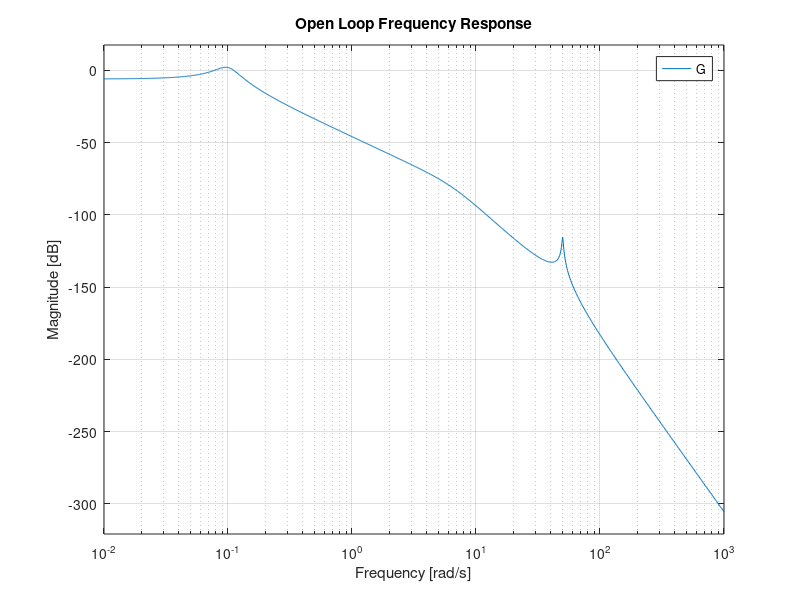
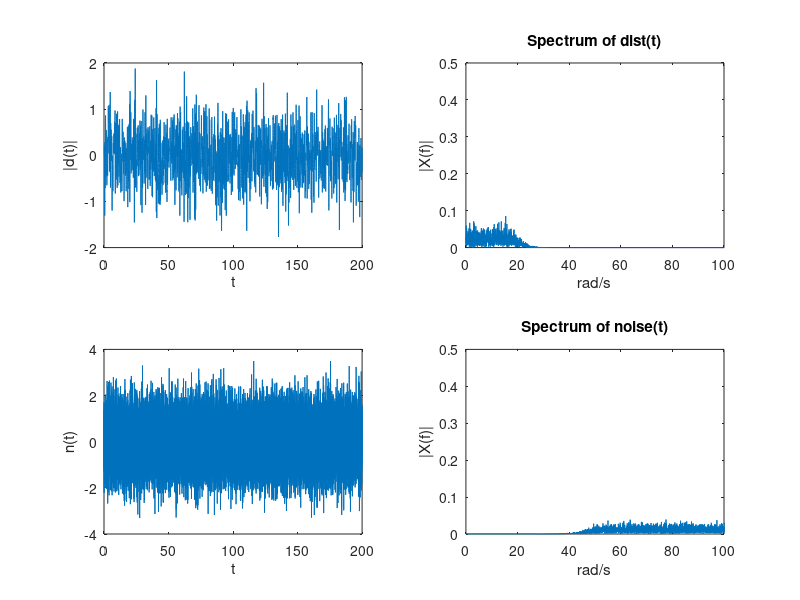

Write MATLAB code to recreate these figures, in order. (Note: this script raises an error after producing the figures.)
clear; clc; 
close all
%% Helicopter Model
s = tf('s');

Om1 = 0.1; z1 = 0.2; % Phugoid
Om2 = 6.5; z2 = 0.7; % Short period
Om3 = 50; z3 = 0.01; % Flex mode

G1 = tf(Om1^2,[1 2*z1*Om1 Om1^2]);
G2 = tf(Om2^2,[1 2*z2*Om2 Om2^2]);
G3 = tf(Om3^2,[1 2*z3*Om3 Om3^2]);
G = 0.5*G1*G2*G3;

figure("Name", "Open Loop Frequency Response")
bodemag(G); title('Open Loop Frequency Response')
% print -depsc plantBode.eps

%% Create disturbance and noise signals.
dt = 0.01; Fs = 1/dt;
F = 1/(s/5+1);
T = 0:dt:200;

% Create disturbance
D = 2*randn(length(T),1);
wc = (20/2/pi)/(Fs/2); % Normalized cutoff frequency (10 rqd/s)
[fb,fa] = butter(10,wc,'low'); % butter worth filter.
d = filter(fb,fa,D); % Now filter the disturbance. This generates colored noise
L = length(T)+1;

NFFT = 2^nextpow2(L); % Next power of 2 from length of y
Z = 2*fft(d,NFFT)/L;
f = Fs/2*linspace(0,1,NFFT/2+1); % Only interested in signals upto Fs/2 Hz.
absZ = abs(Z(1:NFFT/2+1));
figure(3);
subplot(2,2,1);plot(T,d); 
xlabel('t'); ylabel('|d(t)|');

subplot(2,2,2);plot(2*pi*f,absZ); axis([0 100 0 .5]);
title('Spectrum of dist(t)');
xlabel('rad/s');
ylabel('|X(f)|');

% Create sensor noise
N = randn(length(T),1);
wc = (50/2/pi)/(Fs/2); % Normalized cutoff frequency (10 Hz)
[fb,fa] = butter(10,wc,'high'); % butter worth filter.
n = filter(fb,fa,N); % Now filter the disturbance. This generates colored noise
L = length(T)+1;

NFFT = 2^nextpow2(L); % Next power of 2 from length of y
Z = fft(n,NFFT)/L;
f = Fs/2*linspace(0,1,NFFT/2+1); % Only interested in signals upto Fs/2 Hz.
absZ = 2*abs(Z(1:NFFT/2+1));
figure(3);
subplot(2,2,3);plot(T,n);
xlabel('t');
ylabel('n(t)');

subplot(2,2,4);plot(2*pi*f,absZ); axis([0 100 0 .5]);
title('Spectrum of noise(t)');
xlabel('rad/s');
ylabel('|X(f)|');

% Save Data
P = G;
distTime = d;
noiseTime = n;

save heli.mat P distTime noiseTime T
%% Lead/Lag Controller

K = 30; %With only proportional control the system oscillates. Needs dampening

%Introduce Lead and Lag compensators

z1 = 0.1;
p1 = 11;
z2 = 0.3;
p2 = 0.25;

Lead = ((s/z1)+1)/((s/p1)+1);  %where p>>z>0

Lag = ((s+z2)/(s+p2)); %z>p>0 but z is close to p

%Having lots of issues with steady state error with just
%Lead/Lag

Ki = 5;

C = K*Lead*Lag + Ki/s;

Gyr = C*G/(1+C*G);

%% Time Simulation

Y1_leadlag = step(Gyr,T);

stepResults_leadlag = stepinfo(Y1_leadlag, T)
% Lead/Lag framework satisfies the rise time requirement (0.683 sec), overshoot requirement (9.921%)
% but does not satisfy the settling time requirement (8.969 sec > 5 sec).
figure("Name", "Lead Lag Controller"); clf;
subplot(2,2,1); plot(T,Y1_leadlag,'Linewidth',1); title('Gyr: Step Response'); subtitle('Lead/Lag Framework'); xlabel('Time (s)'); grid on;
subplot(2,2,3); bodemag(Gyr); title('Gyr: Frequency Response'); grid on;
%% PID Controller Design: Iteration 0 (given)
% For the purposes of experimenting with the PID framework and to achieve the settling time requirement:
K = 100;
Ki = 30;
Kd = 200;

C = K + Ki/s + Kd*s/(s/10+1); % PID

Gyr = C*G/(1+C*G);
Gyd = G/(1+C*G);
Gyn = -Gyr;
Gur = C/(1+C*G);

%% Time Simulation: Iteration 0 (given)
Y1_0 = step(Gyr,T); 
Y2_0 = lsim(Gyd,10*d,T);
Y3_0 = lsim(Gyn,10*n,T);
u = step(Gur,T);

%% Calculate rise time, settling time, and overshoot
stepResults_0 = stepinfo(Y1_0,T);
tSettle_0 = stepResults_0.SettlingTime;
tRise_0 = stepResults_0.RiseTime;
maxOvershoot_0 = stepResults_0.Overshoot;

%% Controller Design: Iteration 1 (increased derivative action)
% Overshoot was high, increasing derivative action will increase damping
% and decrease overshoot
K = 100;
Ki = 30;
Kd = 300;

C = K + Ki/s + Kd*s/(s/10+1); % PID

Gyr = C*G/(1+C*G);
Gyd = G/(1+C*G);
Gyn = -Gyr;
Gur = C/(1+C*G);

%% Time Simulation: Iteration 1 (increased derivative action)
Y1_1 = step(Gyr,T); 
Y2_1 = lsim(Gyd,10*d,T);
Y3_1 = lsim(Gyn,10*n,T);
u = step(Gur,T);

%% Calculate rise time, settling time, and overshoot
stepResults_1 = stepinfo(Y1_1,T);
tSettle_1 = stepResults_1.SettlingTime;
tRise_1 = stepResults_1.RiseTime;
maxOvershoot_1 = stepResults_1.Overshoot;

%% Controller Design: Iteration 2 (decreased proportional term)
% Overshoot is still too high. Decreasing proportional term by factor of 0.5.
K = 50;
Ki = 30;
Kd = 300;

C = K + Ki/s + Kd*s/(s/10+1); % PID

Gyr = C*G/(1+C*G);
Gyd = G/(1+C*G);
Gyn = -Gyr;
Gur = C/(1+C*G);

%% Time Simulation: Iteration 2 (decreased proportional term)
Y1_2 = step(Gyr,T); 
Y2_2 = lsim(Gyd,10*d,T);
Y3_2 = lsim(Gyn,10*n,T);
u = step(Gur,T);

%% Calculate rise time, settling time, and overshoot
stepResults_2 = stepinfo(Y1_2,T);
tSettle_2 = stepResults_2.SettlingTime;
tRise_2 = stepResults_2.RiseTime;
maxOvershoot_2 = stepResults_2.Overshoot;

%% Controller Design: Iteration 3 (decreased integral term)
% Overshoot is still too high. Decreasing integral term from 30 to 10.
K = 50;
Ki = 10;
Kd = 300;

C = K + Ki/s + Kd*s/(s/10+1); % PID

Gyr = C*G/(1+C*G);
Gyd = G/(1+C*G);
Gyn = -Gyr;
Gur = C/(1+C*G);

%% Time Simulation: Iteration 3 (decreased integral term)
Y1_3 = step(Gyr,T); 
Y2_3 = lsim(Gyd,10*d,T);
Y3_3 = lsim(Gyn,10*n,T);
u = step(Gur,T);

%% Calculate rise time, settling time, and overshoot
stepResults_3 = stepinfo(Y1_3,T);
tSettle_3 = stepResults_3.SettlingTime;
tRise_3 = stepResults_3.RiseTime;
maxOvershoot_3 = stepResults_3.Overshoot;

%% Controller Design: Iteration 4 FINAL CONTROLLER (decreased proportional and integral terms)
% Overshoot is still too high. Decreasing proportional and integral terms
% and performing additional tailoring until design criteria are met.
K = 20;
Ki = 3.65;
Kd = 307;

C = K + Ki/s + Kd*s/(s/10+1); % PID

Gyr = C*G/(1+C*G);
Gyd = G/(1+C*G);
Gyn = -Gyr;
Gur = C/(1+C*G);

%% Time Simulation: Iteration 4 (FINAL CONTROLLER)
Y1_4 = step(Gyr,T); 
Y2_4 = lsim(Gyd,10*d,T);
Y3_4 = lsim(Gyn,10*n,T);
u = step(Gur,T);

%% Calculate rise time, settling time, and overshoot
stepResults_4 = stepinfo(Y1_4,T)
tSettle_4 = stepResults_4.SettlingTime;
tRise_4 = stepResults_4.RiseTime;
maxOvershoot_4 = stepResults_4.Overshoot;

f = figure("Name", "Final PID Controller"); clf;
f.WindowState = "Maximized";
subplot(2,2,1); plot(T,Y1_4,'Linewidth',1); title('Gyr: Step Response'); subtitle('Iteration 4: K = 20, Ki = 3.65, Kd = 307'); xlabel('Time (s)'); grid on;
hold on; plot(T,Y1_4+Y2_4,'r','Linewidth',1); plot(T,Y1_4+Y2_4+Y3_4,'g','Linewidth',1); xlim([0,50]); legend('Without Gust and Noise','With Gust', 'With Gust and Noise'); hold off;
subplot(2,2,2); bodemag(Gyd); title('Gud: Frequency Response'); grid on;
subplot(2,2,3); bodemag(Gyr); title('Gyr: Frequency Response'); grid on;
subplot(2,2,4); bodemag(Gur); title('Gur: Frequency Response'); grid on;
hold off;
% By inspection of the Gyr Step Response graph using a PID framework,
% maximum overshoot is 6.5084%, which is less than the 10% design criteria.
% Rise time is 0.6915 seconds, which is less than the 1 second design criteria
% and settling time is 2.36 seconds (within 2% of steady state value),
% which is less than the 5 second design criteria.

% There are no significant oscillations. However, while the settling time
% is less than 5 seconds, the time it takes for the system to maintain the
% steady state value without any low-frequency/low amplitude oscillations
% is roughly ~40 seconds. During this time, the error never exceeds 1.5%,
% so oscillations can be treated as negligible. This was most likely a
% result of the system requiring very low K and Ki values in conjunction
% with large Kd values in order to maintain a low overshoot at the cost of
% higher steady state error.
%% Final Plots
f = figure("Name", "Final Controller Plots"); clf;
f.WindowState = 'maximized';
subplot(2,3,1); plot(T, Y1_leadlag,'Linewidth',1); title('Gyr: Step Response'); subtitle("Lead Lag Framework"); xlabel('Time(s)'); grid on;

subplot(2,3,2); plot(T, Y1_0,'Linewidth',1); title('Gyr: Step Response'); subtitle("Iteration 0: K = 100, Ki = 30, Kd = 200"); xlabel('Time(s)'); grid on;
hold on; plot(T,Y1_0+Y2_0,'r','Linewidth',1); plot(T,Y1_0+Y2_0+Y3_0,'g','Linewidth',1); xlim([0,50]); legend('Without Gust and Noise','With Gust', 'With Gust and Noise'); hold off;

subplot(2,3,3); plot(T, Y1_1,'Linewidth',1); title('Gyr: Step Response'); subtitle("Iteration 1: K = 100, Ki = 30, Kd = 300"); xlabel('Time(s)'); grid on;
hold on; plot(T,Y1_1+Y2_1,'r','Linewidth',1); plot(T,Y1_1+Y2_1+Y3_1,'g','Linewidth',1); xlim([0,50]); legend('Without Gust and Noise','With Gust', 'With Gust and Noise'); hold off;

subplot(2,3,4); plot(T, Y1_2,'Linewidth',1); title('Gyr: Step Response'); subtitle("Iteration 2: K = 50, Ki = 30, Kd = 300"); xlabel('Time(s)'); grid on;
hold on; plot(T,Y1_2+Y2_2,'r','Linewidth',1); plot(T,Y1_2+Y2_2+Y3_2,'g','Linewidth',1); xlim([0,50]); legend('Without Gust and Noise','With Gust', 'With Gust and Noise'); hold off;

subplot(2,3,5); plot(T, Y1_3,'Linewidth',1); title('Gyr: Step Response'); subtitle("Iteration 3: K = 50, Ki = 10, Kd = 300"); xlabel('Time(s)'); grid on;
hold on; plot(T,Y1_3+Y2_3,'r','Linewidth',1); plot(T,Y1_3+Y2_3+Y3_3,'g','Linewidth',1); xlim([0,50]); legend('Without Gust and Noise','With Gust', 'With Gust and Noise'); hold off;

subplot(2,3,6); plot(T, Y1_4,'Linewidth',1); title('FINAL CONTROLLER: Gyr: Step Response'); subtitle("Iteration 4: K = 20, Ki = 3.65, Kd = 307"); xlabel('Time(s)'); grid on;
hold on; plot(T,Y1_4+Y2_4,'r','Linewidth',1); plot(T,Y1_4+Y2_4+Y3_4,'g','Linewidth',1); xlim([0,50]); legend('Without Gust and Noise','With Gust', 'With Gust and Noise');
